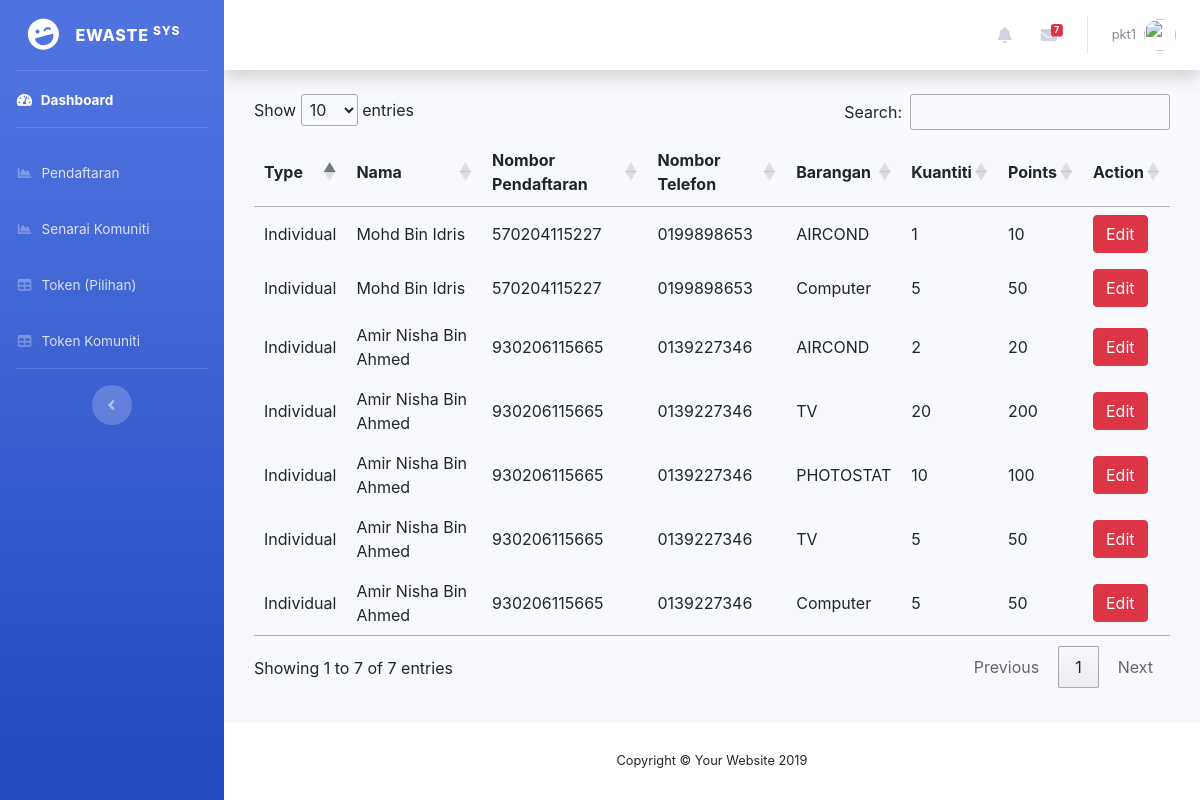
The app's page /collector/searchProducts.php (signed in) with its own data.
### tables this page shows
CREATE TABLE `collector` (
  `collectorid` int(100) NOT NULL,
  `nompendaftaran` int(100) NOT NULL,
  `namasyarikat` varchar(1000) NOT NULL,
  `username` varchar(100) NOT NULL,
  `password` varchar(1000) NOT NULL,
  `email` varchar(1000) NOT NULL,
  `nomtelefon` varchar(1000) NOT NULL,
  `status` int(10) NOT NULL
);

CREATE TABLE `item` (
  `item_id` int(10) NOT NULL,
  `id_cus` varchar(1000) NOT NULL,
  `item_name` varchar(1000) NOT NULL,
  `quan` int(10) NOT NULL,
  `point` varchar(1000) NOT NULL,
  `status` int(100) NOT NULL,
  `year` int(11) NOT NULL,
  `month` int(11) NOT NULL,
  `day` int(11) NOT NULL,
  `collector` varchar(100) NOT NULL
);

CREATE TABLE `costumer` (
  `costumer_id` int(10) NOT NULL,
  `costumer_type` varchar(50) NOT NULL,
  `costumer_name` varchar(1000) NOT NULL,
  `costumer_ic` varchar(50) NOT NULL,
  `costumer_contact` varchar(50) NOT NULL,
  `costumer_address` longtext NOT NULL,
  `costumer_daerah` text NOT NULL,
  `costumer_job` varchar(100) NOT NULL
);

### collector/searchProducts.php (the view, shortened to what this page needs)
<?php
	include("database/db_conection.php");
  $username = $_SESSION['username'];
  $sqlk = "SELECT * FROM collector WHERE username='$username' and status='1'";
  $hasil = mysqli_query($dbcon,$sqlk);
  $berjaya = mysqli_fetch_array($hasil);
include('includes/header.php');
include('includes/navbar.php');
  ?>
    <div id="content-wrapper" class="d-flex flex-column">
      <div id="content">
<?PHP
include('includes/top-navbar.php');
?>
        <div class="container-fluid">
<?PHP
if(isset($_POST['search'])){
	$data=$_POST['data'];
	 $query = "SELECT  id_cus as idt, costumer_type as type, costumer_name as name, costumer_ic as ic, costumer_contact as tel, item_name as item, quan as quan, point as point  FROM item left join costumer on item.id_cus=costumer.costumer_ic where costumer.costumer_name like '%$data%' or costumer.costumer_ic like '%$data%' or costumer.costumer_contact like '%$data%'";
}
else
{
	 $query = "SELECT  id_cus as idt, costumer_type as type, costumer_name as name, costumer_ic as ic, costumer_contact as tel, item_name as item, quan as quan, point as point  FROM item left join costumer on item.id_cus=costumer.costumer_ic order by item_id DESC";
}
?>
<div class="container">
<table id="example">
	<thead>
		<tr>
		 <th>Type</th>
		 <th>Nama</th>
		 <th>Nombor Pendaftaran</th>
		 <th>Nombor Telefon</th>
		 <th>Barangan</th>
		 <th>Kuantiti</th>
		 <th>Points</th>
		 <th>Action</th>
		</tr>
	</thead>
	 <tbody>
<?PHP
$result = mysqli_query($dbcon, $query);
 while($row1 = mysqli_fetch_array($result)){
	 ?>
  <tr>
     <td><?PHP echo $row1["type"];?></td>
     <td><?PHP echo  $row1["name"];?></td>
     <td><?PHP echo $row1["ic"];?></td>
     <td><?PHP echo $row1["tel"];?></td>
	 <td><?PHP echo $row1["item"];?></td>
	 <td><?PHP echo $row1["quan"];?></td>
	 <td><?PHP echo $row1["point"];?></td>
	 <td><button  class="btn btn-danger"><a style="color:white;" href="existingCostumer.php?edit=<?php echo $row1['idt'];?>">Edit</a></button></td>
  </tr>
  <?PHP
 }
?>
	 </tbody>
</table>
		  </div>
        </div>
      </div>
  <?php
include ('includes/footer.php');
  ?>

### collector/includes/top-navbar.php (shortened to what this page needs)
<nav class="navbar navbar-expand navbar-light bg-white topbar mb-4 static-top shadow">
        <ul class="navbar-nav ml-auto">
          <li class="nav-item dropdown no-arrow mx-1">
            <a class="nav-link dropdown-toggle" href="#" id="alertsDropdown" role="button" data-toggle="dropdown" aria-haspopup="true" aria-expanded="false">
              <i class="fas fa-bell fa-fw"></i>
            </a>
          </li>
          <li class="nav-item dropdown no-arrow mx-1">
            <a class="nav-link dropdown-toggle" href="#" id="messagesDropdown" role="button" data-toggle="dropdown" aria-haspopup="true" aria-expanded="false">
              <i class="fas fa-envelope fa-fw"></i>
              <span class="badge badge-danger badge-counter">7</span>
            </a>
          </li>
          <li class="nav-item dropdown no-arrow">
            <a class="nav-link dropdown-toggle" href="#" id="userDropdown" role="button" data-toggle="dropdown" aria-haspopup="true" aria-expanded="false">
              <span class="mr-2 d-none d-lg-inline text-gray-600 small"><?PHP echo $berjaya['username'];?></span>
              <img class="img-profile rounded-circle" src="https://source.unsplash.com/QAB-WJcbgJk/60x60">
            </a>
          </li>
        </ul>
      </nav>

### records on screen
collector: username "pkt1"
item: costumer.costumer_type "Individual", costumer.costumer_name "Mohd Bin Idris", costumer.costumer_ic "570204115227", costumer.costumer_contact "0199898653", item_name "AIRCOND", quan "1", point "10"
item: costumer.costumer_type "Individual", costumer.costumer_name "Mohd Bin Idris", costumer.costumer_ic "570204115227", costumer.costumer_contact "0199898653", item_name "Computer", quan "5", point "50"
item: costumer.costumer_type "Individual", costumer.costumer_name "Amir Nisha Bin Ahmed", costumer.costumer_ic "930206115665", costumer.costumer_contact "0139227346", item_name "AIRCOND", quan "2", point "20"
item: costumer.costumer_type "Individual", costumer.costumer_name "Amir Nisha Bin Ahmed", costumer.costumer_ic "930206115665", costumer.costumer_contact "0139227346", item_name "TV", quan "20", point "200"
item: costumer.costumer_type "Individual", costumer.costumer_name "Amir Nisha Bin Ahmed", costumer.costumer_ic "930206115665", costumer.costumer_contact "0139227346", item_name "PHOTOSTAT", quan "10", point "100"
item: costumer.costumer_type "Individual", costumer.costumer_name "Amir Nisha Bin Ahmed", costumer.costumer_ic "930206115665", costumer.costumer_contact "0139227346", item_name "TV", quan "5", point "50"
item: costumer.costumer_type "Individual", costumer.costumer_name "Amir Nisha Bin Ahmed", costumer.costumer_ic "930206115665", costumer.costumer_contact "0139227346", item_name "Computer", quan "5", point "50"
